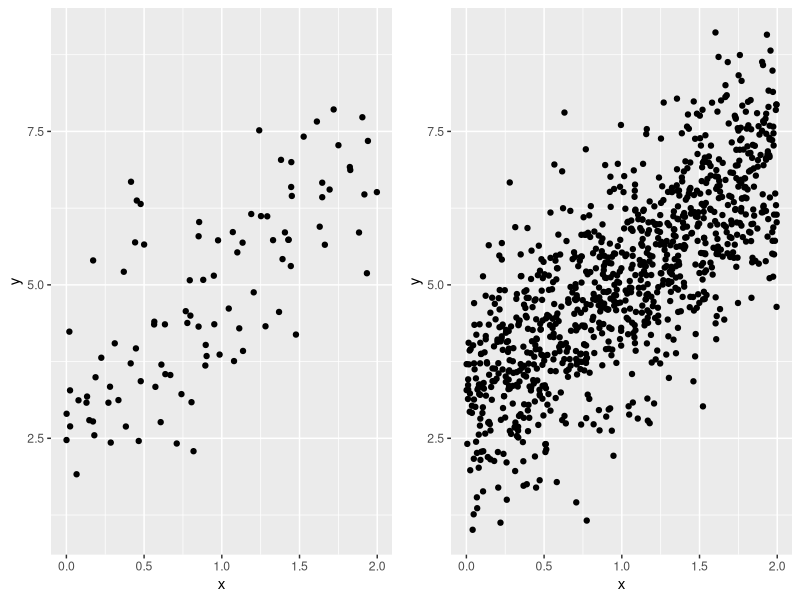
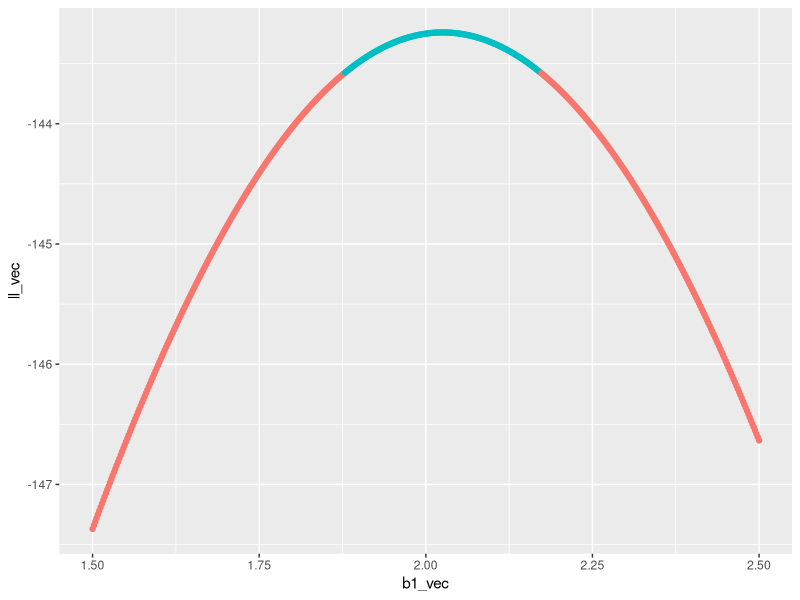

Here is the R script that generated these plots, in order:
## ---- chunk 1
#| label: setup

# load all necessary packages
library(ggplot2)
library(cowplot)
library(dplyr)

## ---- chunk 2
# the true intercept
b0 <- 3

# the true slope
b1 <- 2

# the true sd of the normal dist
s <- 1

# now a data set with 100 samples
x <- runif(100, 0, 2)
y <- rnorm(length(x), b0 + b1 * x, sd = s)
dat_100 <- data.frame(x, y)

# next a data set with 1000 samples
x <- runif(1000, 0, 2)
y <- rnorm(length(x), b0 + b1 * x, sd = s)
dat_1000 <- data.frame(x, y)


## ---- chunk 3
#| label: fig-sim

gp_100 <- ggplot(dat_100, aes(x, y)) +
    geom_point() +
    xlim(range(dat_100$x, dat_1000$x)) +
    ylim(range(dat_100$y, dat_1000$y))

gp_1000 <- ggplot(dat_1000, aes(x, y)) +
    geom_point() +
    xlim(range(dat_100$x, dat_1000$x)) +
    ylim(range(dat_100$y, dat_1000$y))

# note: we can use `plot_grid` from package cowplot
# to compose multiple plots in one, but we needed
# to manually set `xlim` and `ylim` to be the same
# across plots
plot_grid(gp_100, gp_1000, nrow = 1)
## ---- chunk 4
# a function to calculate profile likelihood for slope of 
# a linear model `y ~ x`
prof_ll_fun <- function(b1_vec, x, y) {
    # vector to hold log likelihoods
    ll_vec <- numeric(length(b1_vec))
    
    # loop over all values of b1_vec
    for(i in 1:length(b1_vec)) {
        # make fixed model
        mod_fixed <- lm(y ~ 1 + offset(b1_vec[i] * x))
        
        # calculate log lik and store it
        ll_vec[i] <- as.numeric(logLik(mod_fixed))
    }
    
    # combine into data.frame
    ll <- data.frame(b1_vec, ll_vec)
    
    # now compare log lik of fixed models to log lik of full model
    
    # the full model
    # no need for `data` arg because we directly pass `x` and `y`
    # to the `prof_ll_fun` function
    mod <- lm(y ~ x) 
    
    # log lik of full model
    ll_full <- as.numeric(logLik(mod))
    
    # add column for whether point is within 95% CI
    ll <- mutate(ll, 
                 in_ci = ll_vec >= ll_full - pchisq(0.95, 1) / 2)
    
    # return the data.frame
    return(ll)
}

## ---- chunk 5
#| label: fig-prof-ll-100

# make a vector of possible b1 values
# we know the true slope is 2, so make values on either
# side of that
possible_b1 <- seq(1.5, 2.5, length.out = 500)

# run the profile likelihood function
prof_ll_100 <- prof_ll_fun(possible_b1, dat_100$x, dat_100$y)

# plot it
gp_prof_100 <- ggplot(prof_ll_100, aes(b1_vec, ll_vec, color = in_ci)) +
    geom_point() +
    # removing legend so we can ultimately add this plot
    # to the plot for profile likelihood with 1000 samples
    theme(legend.position = "none")

gp_prof_100
## ---- chunk 6
# sample size (this will vary across the loop)
n <- 100

# true slope (this will vary)
b1 <- 2

# simulated data (this will also vary for every iteration)
x <- runif(n, 0, 2)

# for simplicity we will keep intercept and variance
# constant across simulations, but `y` itself will need to 
# be re-simulated every time
y <- rnorm(n, mean = 1 + b1 * x, sd = 1)

# full model
mod1 <- lm(y ~ x)

# reduced model
mod0 <- lm(y ~ x)

# calculate LRT p-value by hand (will be faster 
# in a for loop)
lambda <- 2 * (logLik(mod1) - logLik(mod0)) |> 
    as.numeric()

pval <- pchisq(lambda, 1, lower.tail = TRUE)

# test if pval is <= 0.05 (will will need to be stored 
# in a vector that you initialize before the for loop)
pval <= 0.05
## ---- chunk 7
b1_and_size <- expand.grid(reps = 1:20, 
                           b1 = 0:4, 
                           n = seq(20, 400, by = 20))

all_b1 <- b1_and_size$b1
all_n <- b1_and_size$n
